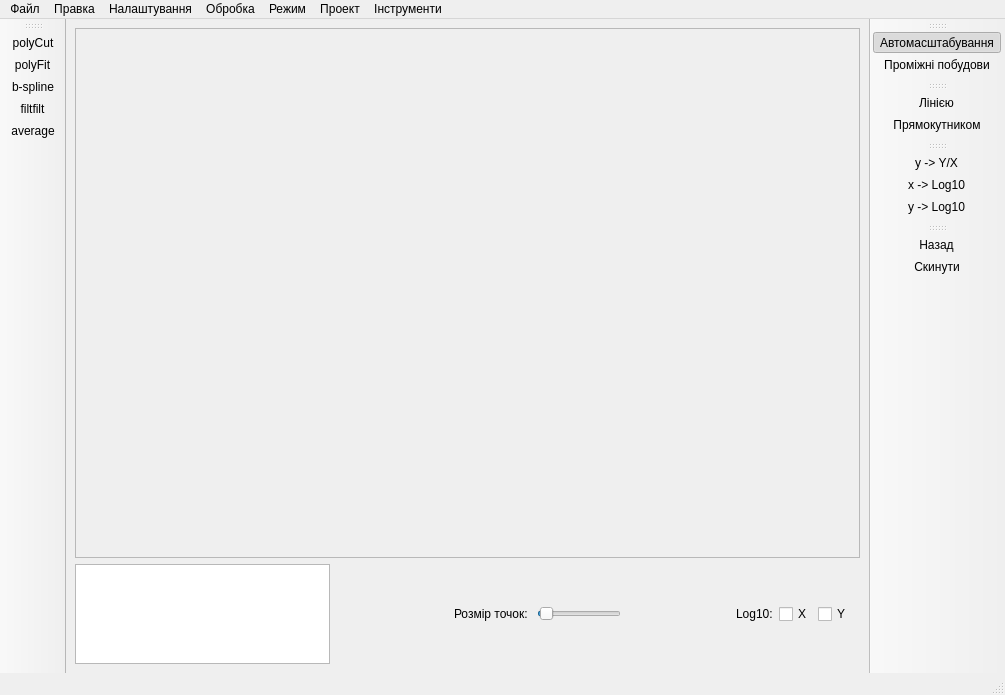
<?xml version="1.0" encoding="UTF-8"?>
<ui version="4.0">
 <class>MainWindow</class>
 <widget class="QMainWindow" name="MainWindow">
  <property name="geometry">
   <rect>
    <x>0</x>
    <y>0</y>
    <width>1005</width>
    <height>695</height>
   </rect>
  </property>
  <property name="sizePolicy">
   <sizepolicy hsizetype="Minimum" vsizetype="MinimumExpanding">
    <horstretch>0</horstretch>
    <verstretch>0</verstretch>
   </sizepolicy>
  </property>
  <property name="minimumSize">
   <size>
    <width>448</width>
    <height>695</height>
   </size>
  </property>
  <property name="baseSize">
   <size>
    <width>900</width>
    <height>620</height>
   </size>
  </property>
  <property name="windowTitle">
   <string>QTR</string>
  </property>
  <property name="toolButtonStyle">
   <enum>Qt::ToolButtonIconOnly</enum>
  </property>
  <property name="documentMode">
   <bool>false</bool>
  </property>
  <property name="tabShape">
   <enum>QTabWidget::Triangular</enum>
  </property>
  <property name="dockNestingEnabled">
   <bool>false</bool>
  </property>
  <property name="dockOptions">
   <set>QMainWindow::AllowTabbedDocks|QMainWindow::AnimatedDocks</set>
  </property>
  <property name="unifiedTitleAndToolBarOnMac">
   <bool>false</bool>
  </property>
  <widget class="QWidget" name="centralwidget">
   <property name="sizePolicy">
    <sizepolicy hsizetype="Minimum" vsizetype="Maximum">
     <horstretch>0</horstretch>
     <verstretch>0</verstretch>
    </sizepolicy>
   </property>
   <layout class="QVBoxLayout" name="verticalLayout">
    <item>
     <widget class="QFrame" name="frame">
      <property name="frameShape">
       <enum>QFrame::StyledPanel</enum>
      </property>
      <property name="frameShadow">
       <enum>QFrame::Raised</enum>
      </property>
      <layout class="QVBoxLayout" name="verticalLayout_4">
       <item>
        <widget class="MplWidget" name="mpl" native="true">
         <property name="sizePolicy">
          <sizepolicy hsizetype="Minimum" vsizetype="MinimumExpanding">
           <horstretch>0</horstretch>
           <verstretch>0</verstretch>
          </sizepolicy>
         </property>
         <property name="contextMenuPolicy">
          <enum>Qt::NoContextMenu</enum>
         </property>
        </widget>
       </item>
      </layout>
     </widget>
    </item>
    <item>
     <layout class="QHBoxLayout" name="horizontalLayout_6">
      <item>
       <widget class="QTableWidget" name="dataObjects">
        <property name="maximumSize">
         <size>
          <width>16777215</width>
          <height>100</height>
         </size>
        </property>
       </widget>
      </item>
      <item>
       <widget class="QStackedWidget" name="stackedWidget">
        <property name="maximumSize">
         <size>
          <width>16777215</width>
          <height>100</height>
         </size>
        </property>
        <property name="currentIndex">
         <number>6</number>
        </property>
        <widget class="QWidget" name="page_Average">
         <layout class="QHBoxLayout" name="horizontalLayout_5">
          <item>
           <widget class="QGroupBox" name="groupBox_15">
            <property name="title">
             <string> Усереднення</string>
            </property>
            <layout class="QHBoxLayout" name="horizontalLayout_4">
             <item>
              <widget class="QLabel" name="label_26">
               <property name="text">
                <string>крок</string>
               </property>
              </widget>
             </item>
             <item>
              <widget class="QDoubleSpinBox" name="AverageStep">
               <property name="decimals">
                <number>6</number>
               </property>
               <property name="minimum">
                <double>0.000001000000000</double>
               </property>
               <property name="maximum">
                <double>999999999.000000000000000</double>
               </property>
               <property name="singleStep">
                <double>0.010000000000000</double>
               </property>
               <property name="value">
                <double>0.010000000000000</double>
               </property>
              </widget>
             </item>
             <item>
              <widget class="QCheckBox" name="AverageApprox">
               <property name="text">
                <string>Апроксимація</string>
               </property>
              </widget>
             </item>
             <item>
              <widget class="QPushButton" name="AverageOk">
               <property name="text">
                <string>Усереднити</string>
               </property>
              </widget>
             </item>
            </layout>
           </widget>
          </item>
         </layout>
        </widget>
        <widget class="QWidget" name="page_PolyCut">
         <layout class="QHBoxLayout" name="horizontalLayout">
          <item>
           <widget class="QGroupBox" name="groupBox_11">
            <property name="title">
             <string>Обрізання вздовж поліном. апроксимації</string>
            </property>
            <layout class="QGridLayout" name="gridLayout_10">
             <item row="0" column="0">
              <widget class="QLabel" name="label_23">
               <property name="text">
                <string>крок</string>
               </property>
              </widget>
             </item>
             <item row="0" column="1">
              <widget class="QLabel" name="label_24">
               <property name="text">
                <string>%</string>
               </property>
               <property name="alignment">
                <set>Qt::AlignCenter</set>
               </property>
              </widget>
             </item>
             <item row="0" column="2">
              <widget class="QLabel" name="label_22">
               <property name="text">
                <string>Степ. полін</string>
               </property>
              </widget>
             </item>
             <item row="1" column="0">
              <widget class="QDoubleSpinBox" name="PolyN">
               <property name="decimals">
                <number>0</number>
               </property>
               <property name="minimum">
                <double>1.000000000000000</double>
               </property>
               <property name="maximum">
                <double>999999999.000000000000000</double>
               </property>
               <property name="singleStep">
                <double>1.000000000000000</double>
               </property>
               <property name="value">
                <double>80.000000000000000</double>
               </property>
              </widget>
             </item>
             <item row="1" column="1">
              <widget class="QDoubleSpinBox" name="PolyP">
               <property name="decimals">
                <number>3</number>
               </property>
               <property name="minimum">
                <double>0.001000000000000</double>
               </property>
               <property name="maximum">
                <double>999.000000000000000</double>
               </property>
               <property name="singleStep">
                <double>0.010000000000000</double>
               </property>
               <property name="value">
                <double>0.900000000000000</double>
               </property>
              </widget>
             </item>
             <item row="1" column="2">
              <widget class="QDoubleSpinBox" name="PolyM">
               <property name="decimals">
                <number>0</number>
               </property>
               <property name="value">
                <double>6.000000000000000</double>
               </property>
              </widget>
             </item>
             <item row="1" column="3">
              <widget class="QPushButton" name="PolyOk">
               <property name="text">
                <string>Обрізати</string>
               </property>
              </widget>
             </item>
            </layout>
           </widget>
          </item>
         </layout>
        </widget>
        <widget class="QWidget" name="page_B_spline">
         <layout class="QHBoxLayout" name="horizontalLayout_2">
          <item>
           <widget class="QGroupBox" name="groupBox_10">
            <property name="title">
             <string>В-spline</string>
            </property>
            <layout class="QGridLayout" name="gridLayout_3">
             <item row="0" column="2">
              <widget class="QLabel" name="label_5">
               <property name="text">
                <string>Степ. полін.</string>
               </property>
              </widget>
             </item>
             <item row="1" column="0">
              <widget class="QDoubleSpinBox" name="B_splineStep">
               <property name="decimals">
                <number>3</number>
               </property>
               <property name="minimum">
                <double>0.001000000000000</double>
               </property>
               <property name="maximum">
                <double>999999999.000000000000000</double>
               </property>
               <property name="singleStep">
                <double>0.500000000000000</double>
               </property>
               <property name="value">
                <double>1.000000000000000</double>
               </property>
              </widget>
             </item>
             <item row="1" column="1">
              <widget class="QDoubleSpinBox" name="B_splineS">
               <property name="decimals">
                <number>4</number>
               </property>
               <property name="minimum">
                <double>0.000000000000000</double>
               </property>
               <property name="maximum">
                <double>999999999.000000000000000</double>
               </property>
               <property name="singleStep">
                <double>0.050000000000000</double>
               </property>
               <property name="value">
                <double>1500000.000000000000000</double>
               </property>
              </widget>
             </item>
             <item row="1" column="2">
              <widget class="QDoubleSpinBox" name="B_splineK">
               <property name="decimals">
                <number>0</number>
               </property>
               <property name="minimum">
                <double>1.000000000000000</double>
               </property>
               <property name="maximum">
                <double>5.000000000000000</double>
               </property>
               <property name="value">
                <double>4.000000000000000</double>
               </property>
              </widget>
             </item>
             <item row="0" column="3">
              <widget class="QCheckBox" name="AutoB_splineS">
               <property name="text">
                <string>авто</string>
               </property>
              </widget>
             </item>
             <item row="0" column="0">
              <widget class="QLabel" name="label_21">
               <property name="text">
                <string>крок</string>
               </property>
              </widget>
             </item>
             <item row="0" column="1">
              <widget class="QLabel" name="label_20">
               <property name="text">
                <string>Згладжув.</string>
               </property>
              </widget>
             </item>
             <item row="1" column="3">
              <widget class="QCheckBox" name="B_splineSmooth">
               <property name="text">
                <string>Згладж.</string>
               </property>
               <property name="checked">
                <bool>true</bool>
               </property>
              </widget>
             </item>
             <item row="0" column="4">
              <widget class="QPushButton" name="B_splineOk">
               <property name="text">
                <string>Інтерпол.</string>
               </property>
              </widget>
             </item>
            </layout>
           </widget>
          </item>
         </layout>
        </widget>
        <widget class="QWidget" name="page_PolyFit">
         <layout class="QHBoxLayout" name="horizontalLayout_3">
          <item>
           <widget class="QGroupBox" name="groupBox_12">
            <property name="enabled">
             <bool>true</bool>
            </property>
            <property name="title">
             <string>Апроксимувати поліномом</string>
            </property>
            <layout class="QGridLayout" name="gridLayout_13">
             <item row="0" column="0">
              <widget class="QLabel" name="label_25">
               <property name="text">
                <string>Крок</string>
               </property>
              </widget>
             </item>
             <item row="1" column="1">
              <widget class="QSpinBox" name="ApproxM">
               <property name="minimum">
                <number>1</number>
               </property>
               <property name="singleStep">
                <number>1</number>
               </property>
               <property name="value">
                <number>4</number>
               </property>
              </widget>
             </item>
             <item row="1" column="2">
              <widget class="QPushButton" name="PolyApprox">
               <property name="text">
                <string>Апрокс.</string>
               </property>
              </widget>
             </item>
             <item row="1" column="0">
              <widget class="QDoubleSpinBox" name="ApproxStep">
               <property name="decimals">
                <number>4</number>
               </property>
               <property name="minimum">
                <double>0.001000000000000</double>
               </property>
               <property name="maximum">
                <double>10000.000000000000000</double>
               </property>
               <property name="singleStep">
                <double>10000.000000000000000</double>
               </property>
              </widget>
             </item>
             <item row="0" column="1">
              <widget class="QLabel" name="label_9">
               <property name="text">
                <string>Степ. полін</string>
               </property>
              </widget>
             </item>
            </layout>
           </widget>
          </item>
         </layout>
        </widget>
        <widget class="QWidget" name="page_Filters">
         <layout class="QGridLayout" name="gridLayout">
          <item row="0" column="0">
           <widget class="QGroupBox" name="groupBox_22">
            <property name="title">
             <string>Фільтри</string>
            </property>
            <layout class="QHBoxLayout" name="horizontalLayout_23">
             <item>
              <widget class="QLabel" name="label_28">
               <property name="text">
                <string>X</string>
               </property>
              </widget>
             </item>
             <item>
              <widget class="QLineEdit" name="XFilt">
               <property name="enabled">
                <bool>true</bool>
               </property>
              </widget>
             </item>
             <item>
              <widget class="QLabel" name="label_29">
               <property name="text">
                <string>Y</string>
               </property>
              </widget>
             </item>
             <item>
              <widget class="QLineEdit" name="YFilt">
               <property name="enabled">
                <bool>true</bool>
               </property>
              </widget>
             </item>
             <item>
              <widget class="QPushButton" name="FiltOk">
               <property name="text">
                <string>Застосувати</string>
               </property>
              </widget>
             </item>
            </layout>
           </widget>
          </item>
         </layout>
        </widget>
        <widget class="QWidget" name="page_Projects">
         <layout class="QHBoxLayout" name="horizontalLayout_7">
          <item>
           <widget class="QListWidget" name="projList"/>
          </item>
         </layout>
        </widget>
        <widget class="QWidget" name="page_Plot">
         <layout class="QHBoxLayout" name="horizontalLayout_8">
          <item>
           <spacer name="horizontalSpacer_4">
            <property name="orientation">
             <enum>Qt::Horizontal</enum>
            </property>
            <property name="sizeHint" stdset="0">
             <size>
              <width>109</width>
              <height>20</height>
             </size>
            </property>
           </spacer>
          </item>
          <item>
           <widget class="QLabel" name="label_13">
            <property name="text">
             <string>Розмір точок: </string>
            </property>
           </widget>
          </item>
          <item>
           <widget class="QSlider" name="mplhorizontalSlider">
            <property name="value">
             <number>3</number>
            </property>
            <property name="orientation">
             <enum>Qt::Horizontal</enum>
            </property>
           </widget>
          </item>
          <item>
           <spacer name="horizontalSpacer_2">
            <property name="orientation">
             <enum>Qt::Horizontal</enum>
            </property>
            <property name="sizeHint" stdset="0">
             <size>
              <width>109</width>
              <height>20</height>
             </size>
            </property>
           </spacer>
          </item>
          <item>
           <widget class="QLabel" name="label_15">
            <property name="text">
             <string>Log10:</string>
            </property>
           </widget>
          </item>
          <item>
           <widget class="QCheckBox" name="xLogScale">
            <property name="text">
             <string>X</string>
            </property>
           </widget>
          </item>
          <item>
           <widget class="QCheckBox" name="yLogScale">
            <property name="text">
             <string>Y</string>
            </property>
           </widget>
          </item>
         </layout>
        </widget>
       </widget>
      </item>
     </layout>
    </item>
   </layout>
  </widget>
  <widget class="QStatusBar" name="statusbar">
   <property name="sizePolicy">
    <sizepolicy hsizetype="Minimum" vsizetype="MinimumExpanding">
     <horstretch>0</horstretch>
     <verstretch>0</verstretch>
    </sizepolicy>
   </property>
  </widget>
  <widget class="QMenuBar" name="menuBar">
   <property name="geometry">
    <rect>
     <x>0</x>
     <y>0</y>
     <width>1005</width>
     <height>28</height>
    </rect>
   </property>
   <widget class="QMenu" name="menu">
    <property name="title">
     <string>Налаштування</string>
    </property>
    <addaction name="settings"/>
   </widget>
   <widget class="QMenu" name="menu_2">
    <property name="title">
     <string>Обробка</string>
    </property>
    <widget class="QMenu" name="menu_6">
     <property name="title">
      <string>Нормувати</string>
     </property>
     <addaction name="norm_Max"/>
     <addaction name="norm_Point"/>
     <addaction name="norm_FirstPoint"/>
    </widget>
    <widget class="QMenu" name="menu_Scale">
     <property name="title">
      <string>Масштаб</string>
     </property>
     <addaction name="actionY_Log10"/>
     <addaction name="actionX_Log10"/>
     <addaction name="actionY_X"/>
    </widget>
    <widget class="QMenu" name="menu_5">
     <property name="title">
      <string>Обрізка</string>
     </property>
     <addaction name="mplactionCut_by_line"/>
     <addaction name="mplactionCut_by_rect"/>
    </widget>
    <widget class="QMenu" name="menu_8">
     <property name="title">
      <string>Фільтри</string>
     </property>
     <addaction name="actionFiltfilt"/>
    </widget>
    <addaction name="recalcIntens"/>
    <addaction name="separator"/>
    <addaction name="menu_Scale"/>
    <addaction name="autoScale"/>
    <addaction name="tmpShow"/>
    <addaction name="menu_6"/>
    <addaction name="separator"/>
    <addaction name="menu_5"/>
    <addaction name="movePoint"/>
    <addaction name="menu_8"/>
    <addaction name="actionAverage"/>
    <addaction name="actionB_spline"/>
    <addaction name="actionPolyFit"/>
    <addaction name="actionPolyCut"/>
   </widget>
   <widget class="QMenu" name="menu_3">
    <property name="title">
     <string>Режим</string>
    </property>
    <addaction name="Discrete"/>
    <addaction name="separator"/>
    <addaction name="action_5"/>
    <addaction name="processView"/>
   </widget>
   <widget class="QMenu" name="menu_4">
    <property name="title">
     <string>Файл</string>
    </property>
    <addaction name="separator"/>
    <addaction name="Close"/>
   </widget>
   <widget class="QMenu" name="menu_Hist">
    <property name="title">
     <string>Правка</string>
    </property>
    <addaction name="Undo"/>
    <addaction name="Reset"/>
   </widget>
   <widget class="QMenu" name="projects">
    <property name="title">
     <string>Проект</string>
    </property>
    <widget class="QMenu" name="addToProjMenu">
     <property name="title">
      <string>Додати до існуючого</string>
     </property>
     <addaction name="separator"/>
    </widget>
    <addaction name="createProj"/>
    <addaction name="separator"/>
    <addaction name="addToProjMenu"/>
   </widget>
   <widget class="QMenu" name="menu_7">
    <property name="title">
     <string>Інструменти</string>
    </property>
    <addaction name="console"/>
   </widget>
   <addaction name="menu_4"/>
   <addaction name="menu_Hist"/>
   <addaction name="menu"/>
   <addaction name="menu_2"/>
   <addaction name="menu_3"/>
   <addaction name="projects"/>
   <addaction name="menu_7"/>
  </widget>
  <widget class="QToolBar" name="toolBarGraph">
   <property name="acceptDrops">
    <bool>false</bool>
   </property>
   <property name="windowTitle">
    <string>toolBar</string>
   </property>
   <property name="allowedAreas">
    <set>Qt::AllToolBarAreas</set>
   </property>
   <property name="floatable">
    <bool>true</bool>
   </property>
   <attribute name="toolBarArea">
    <enum>RightToolBarArea</enum>
   </attribute>
   <attribute name="toolBarBreak">
    <bool>false</bool>
   </attribute>
   <addaction name="autoScale"/>
   <addaction name="tmpShow"/>
  </widget>
  <widget class="QToolBar" name="ToolBarMpl_cut">
   <property name="windowTitle">
    <string>toolBar</string>
   </property>
   <attribute name="toolBarArea">
    <enum>RightToolBarArea</enum>
   </attribute>
   <attribute name="toolBarBreak">
    <bool>false</bool>
   </attribute>
   <addaction name="mplactionCut_by_line"/>
   <addaction name="mplactionCut_by_rect"/>
  </widget>
  <widget class="QToolBar" name="toolBarScale">
   <property name="windowTitle">
    <string>toolBar</string>
   </property>
   <attribute name="toolBarArea">
    <enum>RightToolBarArea</enum>
   </attribute>
   <attribute name="toolBarBreak">
    <bool>false</bool>
   </attribute>
   <addaction name="actionY_X"/>
   <addaction name="actionX_Log10"/>
   <addaction name="actionY_Log10"/>
  </widget>
  <widget class="QToolBar" name="toolBarHistory">
   <property name="windowTitle">
    <string>toolBar</string>
   </property>
   <attribute name="toolBarArea">
    <enum>RightToolBarArea</enum>
   </attribute>
   <attribute name="toolBarBreak">
    <bool>false</bool>
   </attribute>
   <addaction name="Undo"/>
   <addaction name="Reset"/>
  </widget>
  <widget class="QToolBar" name="instruments">
   <property name="windowTitle">
    <string>toolBar</string>
   </property>
   <property name="allowedAreas">
    <set>Qt::AllToolBarAreas</set>
   </property>
   <attribute name="toolBarArea">
    <enum>LeftToolBarArea</enum>
   </attribute>
   <attribute name="toolBarBreak">
    <bool>false</bool>
   </attribute>
   <addaction name="actionPolyCut"/>
   <addaction name="actionPolyFit"/>
   <addaction name="actionB_spline"/>
   <addaction name="actionFiltfilt"/>
   <addaction name="actionAverage"/>
  </widget>
  <action name="saveSettings">
   <property name="text">
    <string>зберегти</string>
   </property>
  </action>
  <action name="loadSettings">
   <property name="text">
    <string>завантажити</string>
   </property>
  </action>
  <action name="recalcIntens">
   <property name="text">
    <string>Посадити на інтенсивність</string>
   </property>
   <property name="shortcut">
    <string>Ctrl+Shift+I</string>
   </property>
  </action>
  <action name="Discrete">
   <property name="checkable">
    <bool>true</bool>
   </property>
   <property name="text">
    <string>Дискретний</string>
   </property>
   <property name="shortcut">
    <string>Ctrl+Shift+D</string>
   </property>
  </action>
  <action name="Close">
   <property name="text">
    <string>Вийти</string>
   </property>
   <property name="shortcut">
    <string>Ctrl+Q, Ctrl+S</string>
   </property>
  </action>
  <action name="actionY_X">
   <property name="checkable">
    <bool>true</bool>
   </property>
   <property name="icon">
    <iconset resource="../res.qrc">
     <normaloff>:/buttons/ui/buttons/Y_X.png</normaloff>:/buttons/ui/buttons/Y_X.png</iconset>
   </property>
   <property name="text">
    <string>y -&gt; Y/X</string>
   </property>
  </action>
  <action name="actionX_Log10">
   <property name="checkable">
    <bool>true</bool>
   </property>
   <property name="icon">
    <iconset resource="../res.qrc">
     <normaloff>:/buttons/ui/buttons/LgX.png</normaloff>:/buttons/ui/buttons/LgX.png</iconset>
   </property>
   <property name="text">
    <string>x -&gt; Log10</string>
   </property>
  </action>
  <action name="actionY_Log10">
   <property name="checkable">
    <bool>true</bool>
   </property>
   <property name="icon">
    <iconset resource="../res.qrc">
     <normaloff>:/buttons/ui/buttons/LgY.png</normaloff>:/buttons/ui/buttons/LgY.png</iconset>
   </property>
   <property name="text">
    <string>y -&gt; Log10</string>
   </property>
  </action>
  <action name="action_5">
   <property name="enabled">
    <bool>false</bool>
   </property>
   <property name="text">
    <string>Межі обробки:</string>
   </property>
  </action>
  <action name="processAll">
   <property name="checkable">
    <bool>true</bool>
   </property>
   <property name="checked">
    <bool>true</bool>
   </property>
   <property name="text">
    <string>Все</string>
   </property>
  </action>
  <action name="processView">
   <property name="checkable">
    <bool>true</bool>
   </property>
   <property name="text">
    <string>Видимий діапазон</string>
   </property>
  </action>
  <action name="Undo">
   <property name="icon">
    <iconset resource="../res.qrc">
     <normaloff>:/buttons/ui/buttons/Undo.png</normaloff>:/buttons/ui/buttons/Undo.png</iconset>
   </property>
   <property name="text">
    <string>Назад</string>
   </property>
   <property name="shortcut">
    <string>Ctrl+Z</string>
   </property>
   <property name="menuRole">
    <enum>QAction::ApplicationSpecificRole</enum>
   </property>
  </action>
  <action name="Reset">
   <property name="icon">
    <iconset resource="../res.qrc">
     <normaloff>:/buttons/ui/buttons/Reset.png</normaloff>:/buttons/ui/buttons/Reset.png</iconset>
   </property>
   <property name="text">
    <string>Скинути</string>
   </property>
   <property name="shortcut">
    <string>Ctrl+R</string>
   </property>
  </action>
  <action name="norm_Max">
   <property name="text">
    <string>Нормувати на максимум</string>
   </property>
  </action>
  <action name="norm_Point">
   <property name="text">
    <string>Нормувати на вказану точку</string>
   </property>
  </action>
  <action name="settings">
   <property name="text">
    <string>Параметри</string>
   </property>
  </action>
  <action name="createProj">
   <property name="text">
    <string>Створити</string>
   </property>
  </action>
  <action name="norm_FirstPoint">
   <property name="text">
    <string>Нормувати на першу точку</string>
   </property>
  </action>
  <action name="autoScale">
   <property name="checkable">
    <bool>true</bool>
   </property>
   <property name="checked">
    <bool>true</bool>
   </property>
   <property name="icon">
    <iconset resource="../res.qrc">
     <normaloff>:/buttons/ui/buttons/Rescale.png</normaloff>:/buttons/ui/buttons/Rescale.png</iconset>
   </property>
   <property name="text">
    <string>Автомасштабування</string>
   </property>
  </action>
  <action name="tmpShow">
   <property name="checkable">
    <bool>true</bool>
   </property>
   <property name="checked">
    <bool>false</bool>
   </property>
   <property name="icon">
    <iconset resource="../res.qrc">
     <normaloff>:/buttons/ui/buttons/ShowTmp.png</normaloff>:/buttons/ui/buttons/ShowTmp.png</iconset>
   </property>
   <property name="text">
    <string>Проміжні побудови</string>
   </property>
  </action>
  <action name="mplactionCut_by_line">
   <property name="checkable">
    <bool>true</bool>
   </property>
   <property name="icon">
    <iconset resource="../res.qrc">
     <normaloff>:/buttons/ui/buttons/line.png</normaloff>:/buttons/ui/buttons/line.png</iconset>
   </property>
   <property name="text">
    <string>Лінією</string>
   </property>
  </action>
  <action name="mplactionCut_by_rect">
   <property name="checkable">
    <bool>true</bool>
   </property>
   <property name="icon">
    <iconset resource="../res.qrc">
     <normaloff>:/buttons/ui/buttons/rect.png</normaloff>:/buttons/ui/buttons/rect.png</iconset>
   </property>
   <property name="text">
    <string>Прямокутником</string>
   </property>
  </action>
  <action name="movePoint">
   <property name="text">
    <string>Перемістити точки</string>
   </property>
  </action>
  <action name="console">
   <property name="text">
    <string>Консоль</string>
   </property>
  </action>
  <action name="actionAverage">
   <property name="icon">
    <iconset resource="../res.qrc">
     <normaloff>:/buttons/ui/buttons/average.png</normaloff>:/buttons/ui/buttons/average.png</iconset>
   </property>
   <property name="text">
    <string>average</string>
   </property>
  </action>
  <action name="actionFiltfilt">
   <property name="icon">
    <iconset resource="../res.qrc">
     <normaloff>:/buttons/ui/buttons/filtfilt.png</normaloff>:/buttons/ui/buttons/filtfilt.png</iconset>
   </property>
   <property name="text">
    <string>filtfilt</string>
   </property>
  </action>
  <action name="actionB_spline">
   <property name="icon">
    <iconset resource="../res.qrc">
     <normaloff>:/buttons/ui/buttons/b_spline.png</normaloff>:/buttons/ui/buttons/b_spline.png</iconset>
   </property>
   <property name="text">
    <string>b-spline</string>
   </property>
  </action>
  <action name="actionPolyFit">
   <property name="icon">
    <iconset resource="../res.qrc">
     <normaloff>:/buttons/ui/buttons/polyFit.png</normaloff>:/buttons/ui/buttons/polyFit.png</iconset>
   </property>
   <property name="text">
    <string>polyFit</string>
   </property>
  </action>
  <action name="actionPolyCut">
   <property name="icon">
    <iconset resource="../res.qrc">
     <normaloff>:/buttons/ui/buttons/polyCut.png</normaloff>:/buttons/ui/buttons/polyCut.png</iconset>
   </property>
   <property name="text">
    <string>polyCut</string>
   </property>
  </action>
 </widget>
 <customwidgets>
  <customwidget>
   <class>MplWidget</class>
   <extends>QWidget</extends>
   <header location="global">ui.mplwidget</header>
   <container>1</container>
  </customwidget>
 </customwidgets>
 <tabstops>
  <tabstop>mplhorizontalSlider</tabstop>
  <tabstop>xLogScale</tabstop>
  <tabstop>yLogScale</tabstop>
 </tabstops>
 <resources>
  <include location="../res.qrc"/>
 </resources>
 <connections/>
</ui>
